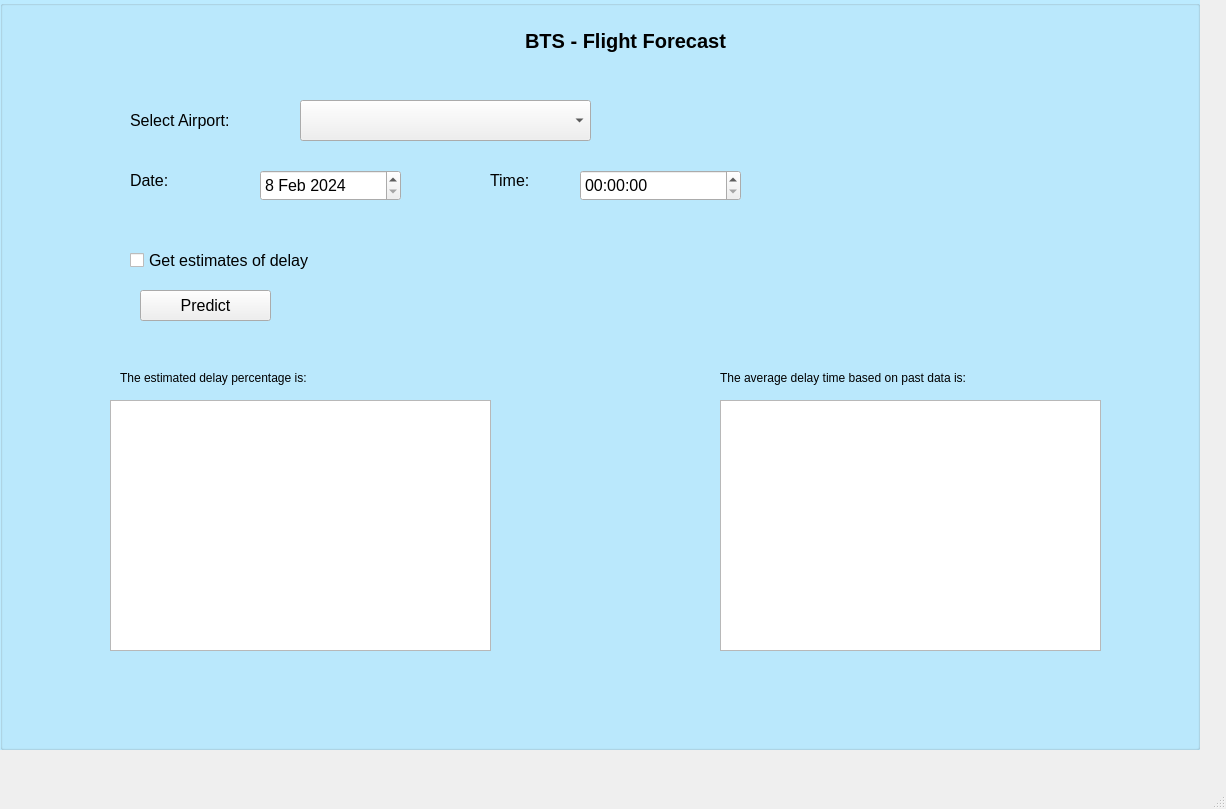
<?xml version="1.0" encoding="UTF-8"?>
<ui version="4.0">
 <class>MainWindow</class>
 <widget class="QMainWindow" name="MainWindow">
  <property name="geometry">
   <rect>
    <x>0</x>
    <y>0</y>
    <width>1226</width>
    <height>809</height>
   </rect>
  </property>
  <property name="windowTitle">
   <string>MainWindow</string>
  </property>
  <property name="autoFillBackground">
   <bool>false</bool>
  </property>
  <widget class="QWidget" name="centralwidget">
   <widget class="QDateEdit" name="DateSelection">
    <property name="geometry">
     <rect>
      <x>260</x>
      <y>170</y>
      <width>141</width>
      <height>31</height>
     </rect>
    </property>
    <property name="font">
     <font>
      <pointsize>12</pointsize>
     </font>
    </property>
    <property name="maximumDate">
     <date>
      <year>2025</year>
      <month>2</month>
      <day>8</day>
     </date>
    </property>
    <property name="minimumDate">
     <date>
      <year>2024</year>
      <month>2</month>
      <day>8</day>
     </date>
    </property>
    <property name="calendarPopup">
     <bool>false</bool>
    </property>
   </widget>
   <widget class="QTimeEdit" name="TimeSelection">
    <property name="geometry">
     <rect>
      <x>580</x>
      <y>170</y>
      <width>161</width>
      <height>31</height>
     </rect>
    </property>
    <property name="font">
     <font>
      <pointsize>12</pointsize>
     </font>
    </property>
   </widget>
   <widget class="QComboBox" name="AirportSelection">
    <property name="geometry">
     <rect>
      <x>300</x>
      <y>100</y>
      <width>291</width>
      <height>41</height>
     </rect>
    </property>
    <property name="font">
     <font>
      <pointsize>12</pointsize>
     </font>
    </property>
   </widget>
   <widget class="QCheckBox" name="EstimateCheckBox">
    <property name="geometry">
     <rect>
      <x>130</x>
      <y>250</y>
      <width>301</width>
      <height>20</height>
     </rect>
    </property>
    <property name="font">
     <font>
      <pointsize>12</pointsize>
     </font>
    </property>
    <property name="text">
     <string>Get estimates of delay</string>
    </property>
   </widget>
   <widget class="QPushButton" name="PredictButton">
    <property name="geometry">
     <rect>
      <x>140</x>
      <y>290</y>
      <width>131</width>
      <height>31</height>
     </rect>
    </property>
    <property name="font">
     <font>
      <pointsize>12</pointsize>
     </font>
    </property>
    <property name="text">
     <string>Predict</string>
    </property>
   </widget>
   <widget class="QTextBrowser" name="ProbabilityOfDelayResult">
    <property name="geometry">
     <rect>
      <x>110</x>
      <y>400</y>
      <width>381</width>
      <height>251</height>
     </rect>
    </property>
    <property name="font">
     <font>
      <pointsize>12</pointsize>
     </font>
    </property>
    <property name="html">
     <string>&lt;!DOCTYPE HTML PUBLIC &quot;-//W3C//DTD HTML 4.0//EN&quot; &quot;http://www.w3.org/TR/REC-html40/strict.dtd&quot;&gt;
&lt;html&gt;&lt;head&gt;&lt;meta name=&quot;qrichtext&quot; content=&quot;1&quot; /&gt;&lt;style type=&quot;text/css&quot;&gt;
p, li { white-space: pre-wrap; }
&lt;/style&gt;&lt;/head&gt;&lt;body style=&quot; font-family:'MS Shell Dlg 2'; font-size:12pt; font-weight:400; font-style:normal;&quot;&gt;
&lt;p style=&quot;-qt-paragraph-type:empty; margin-top:0px; margin-bottom:0px; margin-left:0px; margin-right:0px; -qt-block-indent:0; text-indent:0px; font-size:7.8pt;&quot;&gt;&lt;br /&gt;&lt;/p&gt;&lt;/body&gt;&lt;/html&gt;</string>
    </property>
   </widget>
   <widget class="QLabel" name="label">
    <property name="geometry">
     <rect>
      <x>130</x>
      <y>110</y>
      <width>141</width>
      <height>21</height>
     </rect>
    </property>
    <property name="font">
     <font>
      <pointsize>12</pointsize>
     </font>
    </property>
    <property name="text">
     <string>Select Airport:</string>
    </property>
   </widget>
   <widget class="QLabel" name="label_2">
    <property name="geometry">
     <rect>
      <x>130</x>
      <y>170</y>
      <width>141</width>
      <height>21</height>
     </rect>
    </property>
    <property name="font">
     <font>
      <pointsize>12</pointsize>
     </font>
    </property>
    <property name="text">
     <string>Date:</string>
    </property>
   </widget>
   <widget class="QLabel" name="label_3">
    <property name="geometry">
     <rect>
      <x>490</x>
      <y>170</y>
      <width>141</width>
      <height>21</height>
     </rect>
    </property>
    <property name="font">
     <font>
      <pointsize>12</pointsize>
     </font>
    </property>
    <property name="text">
     <string>Time:</string>
    </property>
   </widget>
   <widget class="QTextBrowser" name="AvgDelayResult">
    <property name="geometry">
     <rect>
      <x>720</x>
      <y>400</y>
      <width>381</width>
      <height>251</height>
     </rect>
    </property>
    <property name="font">
     <font>
      <pointsize>12</pointsize>
     </font>
    </property>
    <property name="html">
     <string>&lt;!DOCTYPE HTML PUBLIC &quot;-//W3C//DTD HTML 4.0//EN&quot; &quot;http://www.w3.org/TR/REC-html40/strict.dtd&quot;&gt;
&lt;html&gt;&lt;head&gt;&lt;meta name=&quot;qrichtext&quot; content=&quot;1&quot; /&gt;&lt;style type=&quot;text/css&quot;&gt;
p, li { white-space: pre-wrap; }
&lt;/style&gt;&lt;/head&gt;&lt;body style=&quot; font-family:'MS Shell Dlg 2'; font-size:12pt; font-weight:400; font-style:normal;&quot;&gt;
&lt;p style=&quot;-qt-paragraph-type:empty; margin-top:0px; margin-bottom:0px; margin-left:0px; margin-right:0px; -qt-block-indent:0; text-indent:0px; font-size:7.8pt;&quot;&gt;&lt;br /&gt;&lt;/p&gt;&lt;/body&gt;&lt;/html&gt;</string>
    </property>
   </widget>
   <widget class="QLabel" name="label_5">
    <property name="geometry">
     <rect>
      <x>120</x>
      <y>370</y>
      <width>231</width>
      <height>16</height>
     </rect>
    </property>
    <property name="text">
     <string>The estimated delay percentage is:</string>
    </property>
   </widget>
   <widget class="QLabel" name="label_6">
    <property name="geometry">
     <rect>
      <x>720</x>
      <y>370</y>
      <width>291</width>
      <height>16</height>
     </rect>
    </property>
    <property name="text">
     <string>The average delay time based on past data is:</string>
    </property>
   </widget>
   <widget class="QGroupBox" name="groupBox">
    <property name="geometry">
     <rect>
      <x>0</x>
      <y>0</y>
      <width>1200</width>
      <height>750</height>
     </rect>
    </property>
    <property name="palette">
     <palette>
      <active>
       <colorrole role="WindowText">
        <brush brushstyle="SolidPattern">
         <color alpha="255">
          <red>0</red>
          <green>0</green>
          <blue>0</blue>
         </color>
        </brush>
       </colorrole>
       <colorrole role="Button">
        <brush brushstyle="SolidPattern">
         <color alpha="255">
          <red>188</red>
          <green>235</green>
          <blue>255</blue>
         </color>
        </brush>
       </colorrole>
       <colorrole role="Light">
        <brush brushstyle="SolidPattern">
         <color alpha="255">
          <red>255</red>
          <green>255</green>
          <blue>255</blue>
         </color>
        </brush>
       </colorrole>
       <colorrole role="Midlight">
        <brush brushstyle="SolidPattern">
         <color alpha="255">
          <red>221</red>
          <green>245</green>
          <blue>255</blue>
         </color>
        </brush>
       </colorrole>
       <colorrole role="Dark">
        <brush brushstyle="SolidPattern">
         <color alpha="255">
          <red>94</red>
          <green>117</green>
          <blue>127</blue>
         </color>
        </brush>
       </colorrole>
       <colorrole role="Mid">
        <brush brushstyle="SolidPattern">
         <color alpha="255">
          <red>125</red>
          <green>157</green>
          <blue>170</blue>
         </color>
        </brush>
       </colorrole>
       <colorrole role="Text">
        <brush brushstyle="SolidPattern">
         <color alpha="255">
          <red>0</red>
          <green>0</green>
          <blue>0</blue>
         </color>
        </brush>
       </colorrole>
       <colorrole role="BrightText">
        <brush brushstyle="SolidPattern">
         <color alpha="255">
          <red>255</red>
          <green>255</green>
          <blue>255</blue>
         </color>
        </brush>
       </colorrole>
       <colorrole role="ButtonText">
        <brush brushstyle="SolidPattern">
         <color alpha="255">
          <red>0</red>
          <green>0</green>
          <blue>0</blue>
         </color>
        </brush>
       </colorrole>
       <colorrole role="Base">
        <brush brushstyle="SolidPattern">
         <color alpha="255">
          <red>255</red>
          <green>255</green>
          <blue>255</blue>
         </color>
        </brush>
       </colorrole>
       <colorrole role="Window">
        <brush brushstyle="SolidPattern">
         <color alpha="255">
          <red>188</red>
          <green>235</green>
          <blue>255</blue>
         </color>
        </brush>
       </colorrole>
       <colorrole role="Shadow">
        <brush brushstyle="SolidPattern">
         <color alpha="255">
          <red>0</red>
          <green>0</green>
          <blue>0</blue>
         </color>
        </brush>
       </colorrole>
       <colorrole role="AlternateBase">
        <brush brushstyle="SolidPattern">
         <color alpha="255">
          <red>221</red>
          <green>245</green>
          <blue>255</blue>
         </color>
        </brush>
       </colorrole>
       <colorrole role="ToolTipBase">
        <brush brushstyle="SolidPattern">
         <color alpha="255">
          <red>255</red>
          <green>255</green>
          <blue>220</blue>
         </color>
        </brush>
       </colorrole>
       <colorrole role="ToolTipText">
        <brush brushstyle="SolidPattern">
         <color alpha="255">
          <red>0</red>
          <green>0</green>
          <blue>0</blue>
         </color>
        </brush>
       </colorrole>
       <colorrole role="PlaceholderText">
        <brush brushstyle="SolidPattern">
         <color alpha="128">
          <red>0</red>
          <green>0</green>
          <blue>0</blue>
         </color>
        </brush>
       </colorrole>
      </active>
      <inactive>
       <colorrole role="WindowText">
        <brush brushstyle="SolidPattern">
         <color alpha="255">
          <red>0</red>
          <green>0</green>
          <blue>0</blue>
         </color>
        </brush>
       </colorrole>
       <colorrole role="Button">
        <brush brushstyle="SolidPattern">
         <color alpha="255">
          <red>188</red>
          <green>235</green>
          <blue>255</blue>
         </color>
        </brush>
       </colorrole>
       <colorrole role="Light">
        <brush brushstyle="SolidPattern">
         <color alpha="255">
          <red>255</red>
          <green>255</green>
          <blue>255</blue>
         </color>
        </brush>
       </colorrole>
       <colorrole role="Midlight">
        <brush brushstyle="SolidPattern">
         <color alpha="255">
          <red>221</red>
          <green>245</green>
          <blue>255</blue>
         </color>
        </brush>
       </colorrole>
       <colorrole role="Dark">
        <brush brushstyle="SolidPattern">
         <color alpha="255">
          <red>94</red>
          <green>117</green>
          <blue>127</blue>
         </color>
        </brush>
       </colorrole>
       <colorrole role="Mid">
        <brush brushstyle="SolidPattern">
         <color alpha="255">
          <red>125</red>
          <green>157</green>
          <blue>170</blue>
         </color>
        </brush>
       </colorrole>
       <colorrole role="Text">
        <brush brushstyle="SolidPattern">
         <color alpha="255">
          <red>0</red>
          <green>0</green>
          <blue>0</blue>
         </color>
        </brush>
       </colorrole>
       <colorrole role="BrightText">
        <brush brushstyle="SolidPattern">
         <color alpha="255">
          <red>255</red>
          <green>255</green>
          <blue>255</blue>
         </color>
        </brush>
       </colorrole>
       <colorrole role="ButtonText">
        <brush brushstyle="SolidPattern">
         <color alpha="255">
          <red>0</red>
          <green>0</green>
          <blue>0</blue>
         </color>
        </brush>
       </colorrole>
       <colorrole role="Base">
        <brush brushstyle="SolidPattern">
         <color alpha="255">
          <red>255</red>
          <green>255</green>
          <blue>255</blue>
         </color>
        </brush>
       </colorrole>
       <colorrole role="Window">
        <brush brushstyle="SolidPattern">
         <color alpha="255">
          <red>188</red>
          <green>235</green>
          <blue>255</blue>
         </color>
        </brush>
       </colorrole>
       <colorrole role="Shadow">
        <brush brushstyle="SolidPattern">
         <color alpha="255">
          <red>0</red>
          <green>0</green>
          <blue>0</blue>
         </color>
        </brush>
       </colorrole>
       <colorrole role="AlternateBase">
        <brush brushstyle="SolidPattern">
         <color alpha="255">
          <red>221</red>
          <green>245</green>
          <blue>255</blue>
         </color>
        </brush>
       </colorrole>
       <colorrole role="ToolTipBase">
        <brush brushstyle="SolidPattern">
         <color alpha="255">
          <red>255</red>
          <green>255</green>
          <blue>220</blue>
         </color>
        </brush>
       </colorrole>
       <colorrole role="ToolTipText">
        <brush brushstyle="SolidPattern">
         <color alpha="255">
          <red>0</red>
          <green>0</green>
          <blue>0</blue>
         </color>
        </brush>
       </colorrole>
       <colorrole role="PlaceholderText">
        <brush brushstyle="SolidPattern">
         <color alpha="128">
          <red>0</red>
          <green>0</green>
          <blue>0</blue>
         </color>
        </brush>
       </colorrole>
      </inactive>
      <disabled>
       <colorrole role="WindowText">
        <brush brushstyle="SolidPattern">
         <color alpha="255">
          <red>94</red>
          <green>117</green>
          <blue>127</blue>
         </color>
        </brush>
       </colorrole>
       <colorrole role="Button">
        <brush brushstyle="SolidPattern">
         <color alpha="255">
          <red>188</red>
          <green>235</green>
          <blue>255</blue>
         </color>
        </brush>
       </colorrole>
       <colorrole role="Light">
        <brush brushstyle="SolidPattern">
         <color alpha="255">
          <red>255</red>
          <green>255</green>
          <blue>255</blue>
         </color>
        </brush>
       </colorrole>
       <colorrole role="Midlight">
        <brush brushstyle="SolidPattern">
         <color alpha="255">
          <red>221</red>
          <green>245</green>
          <blue>255</blue>
         </color>
        </brush>
       </colorrole>
       <colorrole role="Dark">
        <brush brushstyle="SolidPattern">
         <color alpha="255">
          <red>94</red>
          <green>117</green>
          <blue>127</blue>
         </color>
        </brush>
       </colorrole>
       <colorrole role="Mid">
        <brush brushstyle="SolidPattern">
         <color alpha="255">
          <red>125</red>
          <green>157</green>
          <blue>170</blue>
         </color>
        </brush>
       </colorrole>
       <colorrole role="Text">
        <brush brushstyle="SolidPattern">
         <color alpha="255">
          <red>94</red>
          <green>117</green>
          <blue>127</blue>
         </color>
        </brush>
       </colorrole>
       <colorrole role="BrightText">
        <brush brushstyle="SolidPattern">
         <color alpha="255">
          <red>255</red>
          <green>255</green>
          <blue>255</blue>
         </color>
        </brush>
       </colorrole>
       <colorrole role="ButtonText">
        <brush brushstyle="SolidPattern">
         <color alpha="255">
          <red>94</red>
          <green>117</green>
          <blue>127</blue>
         </color>
        </brush>
       </colorrole>
       <colorrole role="Base">
        <brush brushstyle="SolidPattern">
         <color alpha="255">
          <red>188</red>
          <green>235</green>
          <blue>255</blue>
         </color>
        </brush>
       </colorrole>
       <colorrole role="Window">
        <brush brushstyle="SolidPattern">
         <color alpha="255">
          <red>188</red>
          <green>235</green>
          <blue>255</blue>
         </color>
        </brush>
       </colorrole>
       <colorrole role="Shadow">
        <brush brushstyle="SolidPattern">
         <color alpha="255">
          <red>0</red>
          <green>0</green>
          <blue>0</blue>
         </color>
        </brush>
       </colorrole>
       <colorrole role="AlternateBase">
        <brush brushstyle="SolidPattern">
         <color alpha="255">
          <red>188</red>
          <green>235</green>
          <blue>255</blue>
         </color>
        </brush>
       </colorrole>
       <colorrole role="ToolTipBase">
        <brush brushstyle="SolidPattern">
         <color alpha="255">
          <red>255</red>
          <green>255</green>
          <blue>220</blue>
         </color>
        </brush>
       </colorrole>
       <colorrole role="ToolTipText">
        <brush brushstyle="SolidPattern">
         <color alpha="255">
          <red>0</red>
          <green>0</green>
          <blue>0</blue>
         </color>
        </brush>
       </colorrole>
       <colorrole role="PlaceholderText">
        <brush brushstyle="SolidPattern">
         <color alpha="128">
          <red>0</red>
          <green>0</green>
          <blue>0</blue>
         </color>
        </brush>
       </colorrole>
      </disabled>
     </palette>
    </property>
    <property name="autoFillBackground">
     <bool>true</bool>
    </property>
    <property name="title">
     <string/>
    </property>
    <widget class="QLabel" name="label_4">
     <property name="geometry">
      <rect>
       <x>400</x>
       <y>20</y>
       <width>451</width>
       <height>41</height>
      </rect>
     </property>
     <property name="font">
      <font>
       <pointsize>15</pointsize>
       <weight>75</weight>
       <bold>true</bold>
       <underline>false</underline>
      </font>
     </property>
     <property name="contextMenuPolicy">
      <enum>Qt::NoContextMenu</enum>
     </property>
     <property name="layoutDirection">
      <enum>Qt::LeftToRight</enum>
     </property>
     <property name="text">
      <string>BTS - Flight Forecast</string>
     </property>
     <property name="alignment">
      <set>Qt::AlignCenter</set>
     </property>
    </widget>
   </widget>
   <zorder>groupBox</zorder>
   <zorder>DateSelection</zorder>
   <zorder>TimeSelection</zorder>
   <zorder>AirportSelection</zorder>
   <zorder>EstimateCheckBox</zorder>
   <zorder>PredictButton</zorder>
   <zorder>ProbabilityOfDelayResult</zorder>
   <zorder>label</zorder>
   <zorder>label_2</zorder>
   <zorder>label_3</zorder>
   <zorder>AvgDelayResult</zorder>
   <zorder>label_5</zorder>
   <zorder>label_6</zorder>
  </widget>
  <widget class="QMenuBar" name="menubar">
   <property name="geometry">
    <rect>
     <x>0</x>
     <y>0</y>
     <width>1226</width>
     <height>26</height>
    </rect>
   </property>
  </widget>
  <widget class="QStatusBar" name="statusbar"/>
 </widget>
 <resources/>
 <connections/>
</ui>
